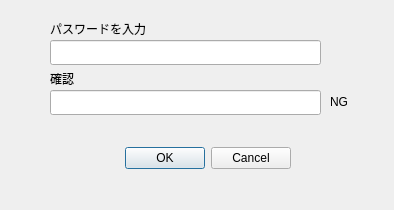
<?xml version="1.0" encoding="UTF-8"?>
<ui version="4.0">
 <class>Dialog_password</class>
 <widget class="QDialog" name="Dialog_password">
  <property name="geometry">
   <rect>
    <x>0</x>
    <y>0</y>
    <width>394</width>
    <height>210</height>
   </rect>
  </property>
  <property name="windowTitle">
   <string>Dialog</string>
  </property>
  <widget class="QDialogButtonBox" name="buttonBox_ok">
   <property name="geometry">
    <rect>
     <x>80</x>
     <y>140</y>
     <width>211</width>
     <height>37</height>
    </rect>
   </property>
   <property name="orientation">
    <enum>Qt::Horizontal</enum>
   </property>
   <property name="standardButtons">
    <set>QDialogButtonBox::Cancel|QDialogButtonBox::Ok</set>
   </property>
  </widget>
  <widget class="QLineEdit" name="lineEdit_password">
   <property name="geometry">
    <rect>
     <x>50</x>
     <y>40</y>
     <width>271</width>
     <height>25</height>
    </rect>
   </property>
   <property name="autoFillBackground">
    <bool>false</bool>
   </property>
   <property name="echoMode">
    <enum>QLineEdit::Password</enum>
   </property>
   <property name="readOnly">
    <bool>false</bool>
   </property>
   <property name="cursorMoveStyle">
    <enum>Qt::LogicalMoveStyle</enum>
   </property>
   <property name="clearButtonEnabled">
    <bool>false</bool>
   </property>
  </widget>
  <widget class="QLabel" name="label">
   <property name="geometry">
    <rect>
     <x>50</x>
     <y>20</y>
     <width>121</width>
     <height>17</height>
    </rect>
   </property>
   <property name="text">
    <string>パスワードを入力</string>
   </property>
  </widget>
  <widget class="QLineEdit" name="lineEdit_password_check">
   <property name="geometry">
    <rect>
     <x>50</x>
     <y>90</y>
     <width>271</width>
     <height>25</height>
    </rect>
   </property>
   <property name="autoFillBackground">
    <bool>false</bool>
   </property>
   <property name="text">
    <string/>
   </property>
   <property name="echoMode">
    <enum>QLineEdit::Password</enum>
   </property>
   <property name="readOnly">
    <bool>false</bool>
   </property>
   <property name="cursorMoveStyle">
    <enum>Qt::LogicalMoveStyle</enum>
   </property>
   <property name="clearButtonEnabled">
    <bool>false</bool>
   </property>
  </widget>
  <widget class="QLabel" name="label_2">
   <property name="geometry">
    <rect>
     <x>50</x>
     <y>70</y>
     <width>121</width>
     <height>17</height>
    </rect>
   </property>
   <property name="text">
    <string>確認</string>
   </property>
  </widget>
  <widget class="QLabel" name="label_show_pass_check">
   <property name="geometry">
    <rect>
     <x>330</x>
     <y>93</y>
     <width>21</width>
     <height>17</height>
    </rect>
   </property>
   <property name="text">
    <string>NG</string>
   </property>
  </widget>
 </widget>
 <resources/>
 <connections>
  <connection>
   <sender>buttonBox_ok</sender>
   <signal>accepted()</signal>
   <receiver>Dialog_password</receiver>
   <slot>accept()</slot>
   <hints>
    <hint type="sourcelabel">
     <x>248</x>
     <y>254</y>
    </hint>
    <hint type="destinationlabel">
     <x>157</x>
     <y>274</y>
    </hint>
   </hints>
  </connection>
  <connection>
   <sender>buttonBox_ok</sender>
   <signal>rejected()</signal>
   <receiver>Dialog_password</receiver>
   <slot>reject()</slot>
   <hints>
    <hint type="sourcelabel">
     <x>316</x>
     <y>260</y>
    </hint>
    <hint type="destinationlabel">
     <x>286</x>
     <y>274</y>
    </hint>
   </hints>
  </connection>
 </connections>
</ui>
